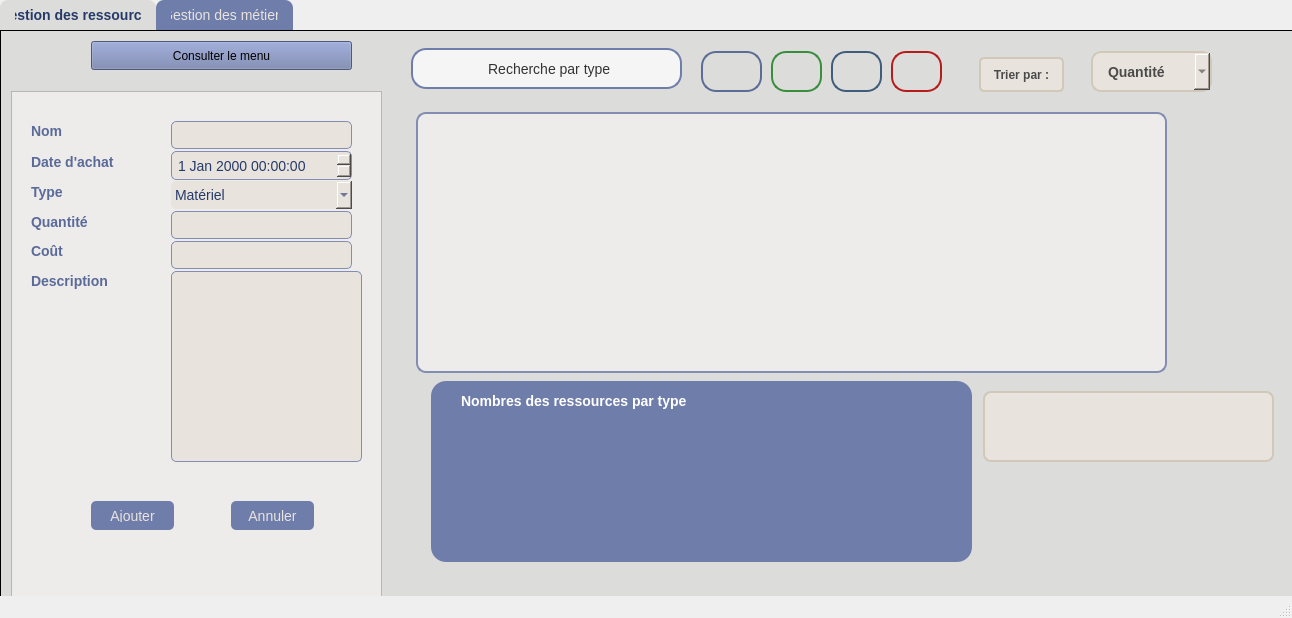
<?xml version="1.0" encoding="UTF-8"?>
<ui version="4.0">
 <class>Gressource</class>
 <widget class="QMainWindow" name="Gressource">
  <property name="geometry">
   <rect>
    <x>0</x>
    <y>0</y>
    <width>1292</width>
    <height>618</height>
   </rect>
  </property>
  <property name="windowTitle">
   <string>Gressource</string>
  </property>
  <widget class="QWidget" name="centralwidget">
   <widget class="QTabWidget" name="tabWidget">
    <property name="geometry">
     <rect>
      <x>0</x>
      <y>0</y>
      <width>1541</width>
      <height>991</height>
     </rect>
    </property>
    <property name="styleSheet">
     <string notr="true">/* Style du QTabWidget */
QTabWidget::pane {
    border: 1px solid ;
    background-color:#dcdcda
   
}

/* Style des onglets */
QTabBar::tab {
    background: #6F7DAB;
    color: #E8E3DD;
    border-top-left-radius: 8px;
    border-top-right-radius: 8px;
    padding: 8px 15px;
    font-family: &quot;Poppins&quot;, &quot;Arial&quot;, sans-serif;
    font-size: 14px;
}

/* Onglet sélectionné */
QTabBar::tab:selected {
    background:  #DCDCDA;
    color: #263A69;
    font-weight: bold;
}</string>
    </property>
    <property name="currentIndex">
     <number>0</number>
    </property>
    <widget class="QWidget" name="tab">
     <attribute name="title">
      <string>Gestion des ressources</string>
     </attribute>
     <widget class="QFrame" name="frame">
      <property name="geometry">
       <rect>
        <x>10</x>
        <y>60</y>
        <width>371</width>
        <height>511</height>
       </rect>
      </property>
      <property name="styleSheet">
       <string notr="true">QWidget { 
    background-color: #EDECEA;
    font-family: &quot;Poppins&quot;, &quot;Arial&quot;, sans-serif;
    font-size: 14px;
    color: #263A69;
}

/* Style des boutons */
QPushButton {
    background-color: #6F7DAB;
    color: #E8E3DD;
    border-radius: 5px;
    padding: 8px;
    font-size: 14px;
    border: none;
}

QPushButton:hover {
    background-color: #E8E3DD;
    color: #263A69;
}

/* Style des labels */
QLabel {
    font: 12pt &quot;The Year of The Camel&quot;;
    font-weight: bold; 
    color: #5A6A99; 
}

/* Style des menus déroulants */
QComboBox {
    font-family: &quot;Poppins&quot;, &quot;Arial&quot;, sans-serif;
    font-size: 14px;
    color: #263A69;
    background-color: #E8E3DD;
    border-radius: 5px;
    padding: 4px;
}

/* Style des champs de texte */
QLineEdit {
    font-family: &quot;Poppins&quot;, &quot;Arial&quot;, sans-serif;
    font-size: 14px;
    background-color: #E8E3DD;
    border: 1px solid #838db1;
    border-radius: 5px;
    padding: 4px;
    color: #263A69;
}
QSpinBox {
    font-family: &quot;Poppins&quot;, &quot;Arial&quot;, sans-serif;
    font-size: 14px;
    color: #263A69;
    background-color: #E8E3DD;
    border: 1px solid #838db1;
    border-radius: 5px;
    padding: 4px;
}
QDateTimeEdit {
    font-family: &quot;Poppins&quot;, &quot;Arial&quot;, sans-serif;
    font-size: 14px;
    color: #263A69;
    background-color: #E8E3DD;
    border: 1px solid #838db1;
    border-radius: 5px;
    padding: 4px;
}

QPlainTextEdit
{
    font-family: &quot;Poppins&quot;, &quot;Arial&quot;, sans-serif;
    font-size: 14px;
    background-color: #E8E3DD;
    border: 1px solid #838db1;
    border-radius: 5px;
    padding: 4px;
    color: #263A69;
}



</string>
      </property>
      <property name="frameShape">
       <enum>QFrame::Shape::StyledPanel</enum>
      </property>
      <property name="frameShadow">
       <enum>QFrame::Shadow::Raised</enum>
      </property>
      <widget class="QLabel" name="label">
       <property name="geometry">
        <rect>
         <x>20</x>
         <y>30</y>
         <width>63</width>
         <height>20</height>
        </rect>
       </property>
       <property name="text">
        <string>Nom</string>
       </property>
      </widget>
      <widget class="QLabel" name="label_2">
       <property name="geometry">
        <rect>
         <x>20</x>
         <y>60</y>
         <width>131</width>
         <height>21</height>
        </rect>
       </property>
       <property name="text">
        <string>Date d'achat</string>
       </property>
      </widget>
      <widget class="QLabel" name="label_4">
       <property name="geometry">
        <rect>
         <x>20</x>
         <y>90</y>
         <width>81</width>
         <height>21</height>
        </rect>
       </property>
       <property name="text">
        <string>Type</string>
       </property>
      </widget>
      <widget class="QLabel" name="label_5">
       <property name="geometry">
        <rect>
         <x>20</x>
         <y>120</y>
         <width>91</width>
         <height>21</height>
        </rect>
       </property>
       <property name="text">
        <string>Quantité</string>
       </property>
      </widget>
      <widget class="QLabel" name="label_6">
       <property name="geometry">
        <rect>
         <x>20</x>
         <y>180</y>
         <width>121</width>
         <height>20</height>
        </rect>
       </property>
       <property name="text">
        <string>Description</string>
       </property>
      </widget>
      <widget class="QLabel" name="label_8">
       <property name="geometry">
        <rect>
         <x>20</x>
         <y>150</y>
         <width>81</width>
         <height>20</height>
        </rect>
       </property>
       <property name="text">
        <string>Coût</string>
       </property>
      </widget>
      <widget class="QDateTimeEdit" name="dateTimeEdit_ressource">
       <property name="geometry">
        <rect>
         <x>160</x>
         <y>60</y>
         <width>181</width>
         <height>29</height>
        </rect>
       </property>
      </widget>
      <widget class="QLineEdit" name="lineEdit_nomressources">
       <property name="geometry">
        <rect>
         <x>160</x>
         <y>30</y>
         <width>181</width>
         <height>28</height>
        </rect>
       </property>
      </widget>
      <widget class="QComboBox" name="type_ressource">
       <property name="geometry">
        <rect>
         <x>160</x>
         <y>90</y>
         <width>181</width>
         <height>28</height>
        </rect>
       </property>
       <item>
        <property name="text">
         <string>Matériel</string>
        </property>
       </item>
       <item>
        <property name="text">
         <string>Logiciel</string>
        </property>
       </item>
      </widget>
      <widget class="QPushButton" name="ajouter_ressource">
       <property name="geometry">
        <rect>
         <x>80</x>
         <y>410</y>
         <width>83</width>
         <height>29</height>
        </rect>
       </property>
       <property name="text">
        <string>Ajouter</string>
       </property>
      </widget>
      <widget class="QPushButton" name="pushButton_2">
       <property name="geometry">
        <rect>
         <x>220</x>
         <y>410</y>
         <width>83</width>
         <height>29</height>
        </rect>
       </property>
       <property name="text">
        <string>Annuler</string>
       </property>
      </widget>
      <widget class="QPlainTextEdit" name="description_ressource">
       <property name="geometry">
        <rect>
         <x>160</x>
         <y>180</y>
         <width>191</width>
         <height>191</height>
        </rect>
       </property>
      </widget>
      <widget class="QLineEdit" name="cout_ressource">
       <property name="geometry">
        <rect>
         <x>160</x>
         <y>150</y>
         <width>181</width>
         <height>28</height>
        </rect>
       </property>
       <property name="maxLength">
        <number>9</number>
       </property>
      </widget>
      <widget class="QLineEdit" name="quantite_ressource">
       <property name="geometry">
        <rect>
         <x>160</x>
         <y>120</y>
         <width>181</width>
         <height>28</height>
        </rect>
       </property>
       <property name="maxLength">
        <number>3</number>
       </property>
      </widget>
     </widget>
     <widget class="QLineEdit" name="recherche_ressource_2">
      <property name="geometry">
       <rect>
        <x>410</x>
        <y>17</y>
        <width>271</width>
        <height>41</height>
       </rect>
      </property>
      <property name="styleSheet">
       <string notr="true">QLineEdit {
    background-color: #f5f5f5; /* Fond clair et épuré */
    border: 2px solid #6f7dab; /* Bordure bleu-gris */
    border-radius: 15px; /* Coins arrondis */
    padding: 8px 15px;
    font-size: 14px;
    color: #333; /* Couleur du texte */
    selection-background-color: #6f7dab; /* Couleur de sélection */
}

QLineEdit:focus {
    border: 2px solid #2ecc71; /* Changement de bordure au focus */
    background-color: white; /* Fond plus visible */
}

QLineEdit::placeholder {
    color: #999; /* Couleur du placeholder */
    font-style: italic;
}</string>
      </property>
      <property name="text">
       <string>               Recherche par type</string>
      </property>
     </widget>
     <widget class="QComboBox" name="tri_2_ressource">
      <property name="geometry">
       <rect>
        <x>1090</x>
        <y>20</y>
        <width>121</width>
        <height>41</height>
       </rect>
      </property>
      <property name="styleSheet">
       <string notr="true">QComboBox {
    background-color: #E8E3DD; /* Couleur de fond clair */
    border: 2px solid #D1C8B9; /* Bordure subtile */
    border-radius: 10px; /* Coins arrondis */
    padding: 5px 15px; /* Espacement interne */
    font-size: 14px; /* Taille de texte */
    color: #4B4B4B; /* Couleur du texte */
    font-weight: bold;
}

QComboBox:hover {
    border: 2px solid #D1C8B9; /* Changement de couleur au survol */
}

QComboBox:focus {
    border: 2px solid #A89F92; /* Bordure plus foncée au focus */
}

QComboBox QAbstractItemView {
    background-color: #FFF; /* Couleur de fond du menu déroulant */
    border: 2px solid #D1C8B9;
    border-radius: 10px;
    selection-background-color: #D1C8B9; /* Couleur de sélection des éléments */
    selection-color: #4B4B4B; /* Couleur du texte sélectionné */
}

QComboBox::down-arrow {
    image: url(:/images/arrow.png); /* Icône de flèche personnalisée */
    width: 20px;
    height: 20px;
}</string>
      </property>
      <item>
       <property name="text">
        <string>Quantité</string>
       </property>
      </item>
      <item>
       <property name="text">
        <string>nom</string>
       </property>
      </item>
     </widget>
     <widget class="QLabel" name="label_13">
      <property name="geometry">
       <rect>
        <x>850</x>
        <y>510</y>
        <width>191</width>
        <height>171</height>
       </rect>
      </property>
      <property name="text">
       <string/>
      </property>
      <property name="pixmap">
       <pixmap>:/image.qrc/8025532-removebg-preview.png</pixmap>
      </property>
      <property name="scaledContents">
       <bool>true</bool>
      </property>
     </widget>
     <widget class="QLabel" name="label_3">
      <property name="geometry">
       <rect>
        <x>1100</x>
        <y>390</y>
        <width>181</width>
        <height>181</height>
       </rect>
      </property>
      <property name="text">
       <string/>
      </property>
      <property name="pixmap">
       <pixmap resource="image.qrc">:/Users/dhiab/Downloads/8025532-removebg-preview.png</pixmap>
      </property>
      <property name="scaledContents">
       <bool>true</bool>
      </property>
     </widget>
     <widget class="QPushButton" name="pushButton_4">
      <property name="geometry">
       <rect>
        <x>90</x>
        <y>10</y>
        <width>261</width>
        <height>29</height>
       </rect>
      </property>
      <property name="styleSheet">
       <string notr="true">background-color: rgb(111, 125, 171);
font: 700 11pt &quot;Times New Roman&quot;;</string>
      </property>
      <property name="text">
       <string>Consulter le menu</string>
      </property>
      <property name="icon">
       <iconset theme="QIcon::ThemeIcon::GoHome"/>
      </property>
     </widget>
     <widget class="QFrame" name="frame_stat">
      <property name="geometry">
       <rect>
        <x>430</x>
        <y>350</y>
        <width>541</width>
        <height>181</height>
       </rect>
      </property>
      <property name="styleSheet">
       <string notr="true">/* Style pour le QFrame avec fond foncé et bords arrondis */
QFrame {
    background-color:  #6f7dab; /* Couleur de fond foncée */
    border-radius: 15px; /* Coins arrondis */
}

/* Style pour les QLabel */
QLabel {
    font-family: &quot;Arial&quot;, sans-serif; /* Police moderne */
    font-size: 14px; /* Taille du texte */
    color: #EDECEA; /* Texte clair pour contraste */
    font-weight: bold; /* Texte en gras */
    border: none; /* Pas de contour */
    background: none; /* Pas de fond */
}
</string>
      </property>
      <property name="frameShape">
       <enum>QFrame::Shape::StyledPanel</enum>
      </property>
      <property name="frameShadow">
       <enum>QFrame::Shadow::Raised</enum>
      </property>
      <widget class="QLabel" name="label_9">
       <property name="geometry">
        <rect>
         <x>30</x>
         <y>10</y>
         <width>321</width>
         <height>20</height>
        </rect>
       </property>
       <property name="styleSheet">
        <string notr="true">color: rgb(255, 255, 255);
font: 700 12pt &quot;Times New Roman&quot;;</string>
       </property>
       <property name="text">
        <string>Nombres des ressources par type</string>
       </property>
      </widget>
     </widget>
     <widget class="QPushButton" name="recherche_ressource">
      <property name="geometry">
       <rect>
        <x>700</x>
        <y>20</y>
        <width>61</width>
        <height>41</height>
       </rect>
      </property>
      <property name="styleSheet">
       <string notr="true">QPushButton {
    background: qlineargradient(x1:0, y1:0, x2:1, y2:1, 
                stop:0 #6f7dab, stop:1 #5b6d96); /* Dégradé bleu-gris */
    border: 2px solid #5b6d96;
    border-radius: 15px; /* Coins arrondis */
    padding: 10px 15px;
    font-size: 14px;
    color: white;
    font-weight: bold;
    text-transform: uppercase;
    transition: 0.3s;
}

QPushButton:hover {
    background: qlineargradient(x1:0, y1:0, x2:1, y2:1, 
                stop:0 #5b6d96, stop:1 #6f7dab); /* Inversion du dégradé */
    border: 2px solid #6f7dab;
}

QPushButton:pressed {
    background-color: #4a5a82; /* Couleur plus foncée au clic */
    border: 2px solid #4a5a82;
}
QPushButton:icon {
    color: #4B4B4B; /* Couleur de l'icône */
}

QPushButton:disabled {
    background-color: #D1C8B9; /* Fond pour état désactivé */
    color: #A0A0A0; /* Couleur de texte pour désactivation */
    border: 2px solid #A0A0A0; /* Bordure pour désactivation */
}

QPushButton:hover::icon {
    color: #FFFFFF; /* Changement de couleur de l'icône au survol */
}</string>
      </property>
      <property name="text">
       <string/>
      </property>
      <property name="icon">
       <iconset theme="QIcon::ThemeIcon::SystemSearch"/>
      </property>
      <property name="iconSize">
       <size>
        <width>30</width>
        <height>30</height>
       </size>
      </property>
     </widget>
     <widget class="QPushButton" name="update_ressource">
      <property name="geometry">
       <rect>
        <x>770</x>
        <y>20</y>
        <width>51</width>
        <height>41</height>
       </rect>
      </property>
      <property name="styleSheet">
       <string notr="true">QPushButton {
    background: qlineargradient(x1:0, y1:0, x2:1, y2:1, 
                stop:0 #0daa90, stop:1 #388E3C); /* Dégradé de vert */
    border: 2px solid #388E3C;
    border-radius: 15px; /* Coins arrondis */
    padding: 10px 15px;
    font-size: 14px;
    color: white;
    font-weight: bold;
    text-transform: uppercase;
    transition: 0.3s;
}

QPushButton:hover {
    background: qlineargradient(x1:0, y1:0, x2:1, y2:1, 
                stop:0 #388E3C, stop:1 #4CAF50); /* Inversion du dégradé */
    border: 2px solid #4CAF50;
}

QPushButton:pressed {
    background-color: #2E7D32; /* Couleur plus foncée au clic */
    border: 2px solid #2E7D32;
}</string>
      </property>
      <property name="text">
       <string/>
      </property>
      <property name="icon">
       <iconset resource="image.qrc">
        <normaloff>:/images/update.png</normaloff>:/images/update.png</iconset>
      </property>
      <property name="iconSize">
       <size>
        <width>30</width>
        <height>30</height>
       </size>
      </property>
     </widget>
     <widget class="QPushButton" name="telecharger_ressource">
      <property name="geometry">
       <rect>
        <x>830</x>
        <y>20</y>
        <width>51</width>
        <height>41</height>
       </rect>
      </property>
      <property name="styleSheet">
       <string notr="true">QPushButton {
    background: qlineargradient(x1:0, y1:0, x2:1, y2:1, 
                stop:0 #6f7dab, stop:1 #3f5d7b); /* Dégradé bleu foncé */
    border: 2px solid #3f5d7b;
    border-radius: 15px; /* Coins arrondis */
    padding: 10px 15px;
    font-size: 14px;
    color: white;
    font-weight: bold;
    text-transform: uppercase;
    transition: 0.3s;
}

QPushButton:hover {
    background: qlineargradient(x1:0, y1:0, x2:1, y2:1, 
                stop:0 #3f5d7b, stop:1 #6f7dab); /* Inversion du dégradé */
    border: 2px solid #6f7dab;
}

QPushButton:pressed {
    background-color: #354f73; /* Couleur plus foncée au clic */
    border: 2px solid #354f73;
}</string>
      </property>
      <property name="text">
       <string/>
      </property>
      <property name="icon">
       <iconset resource="image.qrc">
        <normaloff>:/images/telech.png</normaloff>:/images/telech.png</iconset>
      </property>
      <property name="iconSize">
       <size>
        <width>30</width>
        <height>30</height>
       </size>
      </property>
     </widget>
     <widget class="QPushButton" name="delete_ressource">
      <property name="geometry">
       <rect>
        <x>890</x>
        <y>20</y>
        <width>51</width>
        <height>41</height>
       </rect>
      </property>
      <property name="styleSheet">
       <string notr="true">QPushButton {
    background: qlineargradient(x1:0, y1:0, x2:1, y2:1, 
                stop:0 #E53935, stop:1 #B71C1C); /* Dégradé de rouge */
    border: 2px solid #B71C1C;
    border-radius: 15px; /* Coins arrondis */
    padding: 10px 15px;
    font-size: 14px;
    color: white;
    font-weight: bold;
    text-transform: uppercase;
    transition: 0.3s;
}

QPushButton:hover {
    background: qlineargradient(x1:0, y1:0, x2:1, y2:1, 
                stop:0 #B71C1C, stop:1 #E53935); /* Inversion du dégradé */
    border: 2px solid #E53935;
}

QPushButton:pressed {
    background-color: #C62828; /* Couleur plus foncée au clic */
    border: 2px solid #C62828;
}
</string>
      </property>
      <property name="text">
       <string/>
      </property>
      <property name="icon">
       <iconset theme="QIcon::ThemeIcon::EditDelete"/>
      </property>
      <property name="iconSize">
       <size>
        <width>30</width>
        <height>30</height>
       </size>
      </property>
     </widget>
     <widget class="QTableView" name="tableView">
      <property name="geometry">
       <rect>
        <x>415</x>
        <y>81</y>
        <width>751</width>
        <height>261</height>
       </rect>
      </property>
      <property name="styleSheet">
       <string notr="true">/* Style global du tableau QTableView */
QTableView {  
    background-color: #EDECEA; /* Fond doux du tableau */
    border: 2px solid #838DB1; /* Bordure subtile mais visible */
    border-radius: 10px; /* Coins arrondis */
    gridline-color: #2B0101; /* Lignes de grille en couleur sombre */
    font-family: &quot;Segoe UI&quot;, &quot;Arial&quot;, sans-serif; /* Police moderne et professionnelle */
    font-size: 14px; /* Taille de police standard */
    selection-background-color: #838DB1; /* Couleur de fond lors de la sélection */
    selection-color: white; /* Texte en blanc lors de la sélection */
    alternate-background-color: #F5F5F5; /* Fond alternatif pour les lignes paires (lignes de table) */
}

/* Style des sections de l'en-tête */
QHeaderView::section {
    background-color: #263A69; /* Fond sombre pour les en-têtes */
    color: white; /* Texte blanc pour les en-têtes */
    padding: 8px; /* Un peu d'espace autour du texte */
    border: none; /* Suppression des bordures internes */
    font-weight: bold; /* Texte en gras pour un meilleur contraste */
    border-radius: 5px; /* Coins arrondis pour les en-têtes */
    text-align: center; /* Centrage du texte */
}

/* Style des éléments dans le tableau (cellules) */
QTableView::item {
    padding: 6px; /* Espacement interne dans les cellules */
    border-bottom: 1px solid #E8E3DD; /* Légère séparation entre les lignes */
    color: black; /* Texte noir dans les cellules */
    background-color: transparent; /* Fond transparent pour une meilleure lisibilité */
}

/* Style des éléments sélectionnés dans le tableau */
QTableView::item:selected {
    background-color: #838DB1; /* Fond de sélection pour les éléments */
    color: white; /* Texte en blanc lorsqu'une cellule est sélectionnée */
}

/* Effet de survol pour les éléments du tableau */
QTableView::item:hover {
    background-color: #D0D8E4; /* Fond plus clair lors du survol */
    cursor: pointer; /* Curseur pointeur lors du survol */
}

/* Style pour les lignes alternées du tableau */
QTableView::item:alternate {
    background-color: #F7F7F7; /* Fond plus clair pour les lignes impaires */
}

/* Focus sur les en-têtes au survol */
QHeaderView::section:hover {
    background-color: #1C2D4B; /* Sombre mais plus visible au survol */
    cursor: pointer; /* Curseur pointeur sur l'en-tête */
}
</string>
      </property>
     </widget>
     <widget class="QPushButton" name="tri_ressource">
      <property name="geometry">
       <rect>
        <x>970</x>
        <y>18</y>
        <width>101</width>
        <height>51</height>
       </rect>
      </property>
      <property name="styleSheet">
       <string notr="true">QPushButton {
    font-family: Arial, sans-serif;  /* Police élégante */
    font-size: 12px;                 /* Taille du texte */
    font-weight: bold;               /* Texte en gras */
    color: #4B4B4B;                  /* Couleur du texte */
    background-color: #E8E3DD;       /* Fond doux */
    padding: 8px 9px;              /* Espacement interne */
    border-radius: 5px;              /* Coins arrondis */
    text-align: center;              /* Centrer le texte */
    margin: 8px;                    /* Espacement externe */
    border: 2px solid #D1C8B9;       /* Bordure douce */
}

QPushButton:hover {
    background-color: #D1C8B9;       /* Fond plus foncé au survol */
    border: 2px solid #A89F92;       /* Bordure changeante */
}

QPushButton:disabled {
    color: #A0A0A0;                  /* Couleur du texte désactivé */
    background-color: #F0F0F0;       /* Fond plus clair quand désactivé */
    border: 2px solid #A0A0A0;       /* Bordure désactivée */
}</string>
      </property>
      <property name="text">
       <string>Trier par :</string>
      </property>
     </widget>
     <widget class="QLabel" name="labelbudget">
      <property name="geometry">
       <rect>
        <x>972</x>
        <y>350</y>
        <width>311</width>
        <height>91</height>
       </rect>
      </property>
      <property name="styleSheet">
       <string notr="true">QLabel {
    font-family: Arial, sans-serif;  /* Police élégante */
    font-size: 12px;                 /* Taille du texte */
    font-weight: bold;               /* Texte en gras */
    color: #4B4B4B;                  /* Couleur du texte */
    background-color: #E8E3DD;       /* Fond doux */
    padding: 10px 15px;              /* Espacement interne */
    border-radius: 8px;              /* Coins arrondis */
    text-align: center;              /* Centrer le texte */
    margin: 10px;                    /* Espacement externe */
    border: 2px solid #D1C8B9;       /* Bordure douce */
}

QLabel:hover {
    background-color: #D1C8B9;       /* Fond plus foncé au survol */
    border: 2px solid #A89F92;       /* Bordure changeante */
}

QLabel:disabled {
    color: #A0A0A0;                  /* Couleur du texte désactivé */
    background-color: #F0F0F0;       /* Fond plus clair quand désactivé */
    border: 2px solid #A0A0A0;       /* Bordure désactivée */
}</string>
      </property>
      <property name="text">
       <string/>
      </property>
     </widget>
    </widget>
    <widget class="QWidget" name="tab_2">
     <attribute name="title">
      <string>Gestion des métiers</string>
     </attribute>
     <widget class="QLabel" name="label_15">
      <property name="geometry">
       <rect>
        <x>880</x>
        <y>420</y>
        <width>181</width>
        <height>91</height>
       </rect>
      </property>
      <property name="text">
       <string/>
      </property>
      <property name="pixmap">
       <pixmap>:/Users/HP/Downloads/8025532-removebg-preview.png</pixmap>
      </property>
      <property name="scaledContents">
       <bool>true</bool>
      </property>
     </widget>
     <widget class="QFrame" name="frame_2">
      <property name="geometry">
       <rect>
        <x>300</x>
        <y>100</y>
        <width>591</width>
        <height>321</height>
       </rect>
      </property>
      <property name="styleSheet">
       <string notr="true">/* Style pour le QFrame avec fond foncé et bords arrondis */
QFrame {
    background-color:  #6f7dab; /* Couleur de fond foncée */
    border-radius: 15px; /* Coins arrondis */
}

/* Style pour les QLabel */
QLabel {
    font-family: Arial, sans-serif;  /* Police élégante */
    font-size: 12px;                 /* Taille du texte */
    font-weight: bold;               /* Texte en gras */
    color: #4B4B4B;                  /* Couleur du texte */
    background-color: #E8E3DD;       /* Fond doux */
    padding: 10px 15px;              /* Espacement interne */
    border-radius: 8px;              /* Coins arrondis */
    text-align: center;              /* Centrer le texte */
    margin: 10px;                    /* Espacement externe */
    border: 2px solid #D1C8B9;       /* Bordure douce */
}

QLabel:hover {
    background-color: #D1C8B9;       /* Fond plus foncé au survol */
    border: 2px solid #A89F92;       /* Bordure changeante */
}

QLabel:disabled {
    color: #A0A0A0;                  /* Couleur du texte désactivé */
    background-color: #F0F0F0;       /* Fond plus clair quand désactivé */
    border: 2px solid #A0A0A0;       /* Bordure désactivée */
}</string>
      </property>
      <property name="frameShape">
       <enum>QFrame::Shape::StyledPanel</enum>
      </property>
      <property name="frameShadow">
       <enum>QFrame::Shadow::Raised</enum>
      </property>
      <widget class="QPushButton" name="preduction_ressource">
       <property name="geometry">
        <rect>
         <x>10</x>
         <y>250</y>
         <width>91</width>
         <height>51</height>
        </rect>
       </property>
       <property name="styleSheet">
        <string notr="true">QPushButton {
	font: 700 11pt &quot;Times New Roman&quot;;
	

    background-color: #E8E3DD;
    color: #6F7DAB;
    border-radius: 5px;
    padding: 8px;
    font-size: 14px;
}
QPushButton:hover {
    background-color: #E8E3DD;
    color: #263A69;
}</string>
       </property>
       <property name="text">
        <string>Prevoir</string>
       </property>
      </widget>
      <widget class="QTextEdit" name="rsult_preduction">
       <property name="geometry">
        <rect>
         <x>130</x>
         <y>100</y>
         <width>431</width>
         <height>191</height>
        </rect>
       </property>
       <property name="styleSheet">
        <string notr="true">#rsult_preduction {
    font-family: &quot;Poppins&quot;, &quot;Arial&quot;, sans-serif;
    font-size: 14px;
    background-color: #E8E3DD;
    border: 1px solid #838db1;
    border-radius: 5px;
    padding: 4px;
    color: #263A69;
}</string>
       </property>
      </widget>
      <widget class="QLabel" name="label_7">
       <property name="geometry">
        <rect>
         <x>140</x>
         <y>10</y>
         <width>311</width>
         <height>81</height>
        </rect>
       </property>
       <property name="styleSheet">
        <string notr="true">QLabel {
    font-family: Arial, sans-serif;  /* Police élégante */
    font-size: 12px;                 /* Taille du texte */
    font-weight: bold;               /* Texte en gras */
    color: #4B4B4B;                  /* Couleur du texte */
    background-color: #E8E3DD;       /* Fond doux */
    padding: 10px 15px;              /* Espacement interne */
    border-radius: 8px;              /* Coins arrondis */
    text-align: center;              /* Centrer le texte */
    margin: 10px;                    /* Espacement externe */
    border: 2px solid #D1C8B9;       /* Bordure douce */
}</string>
       </property>
       <property name="text">
        <string>                 Les predictions des couts</string>
       </property>
      </widget>
     </widget>
    </widget>
   </widget>
  </widget>
  <widget class="QMenuBar" name="menubar">
   <property name="geometry">
    <rect>
     <x>0</x>
     <y>0</y>
     <width>1292</width>
     <height>25</height>
    </rect>
   </property>
  </widget>
  <widget class="QStatusBar" name="statusbar"/>
 </widget>
 <resources>
  <include location="image.qrc"/>
 </resources>
 <connections/>
</ui>
